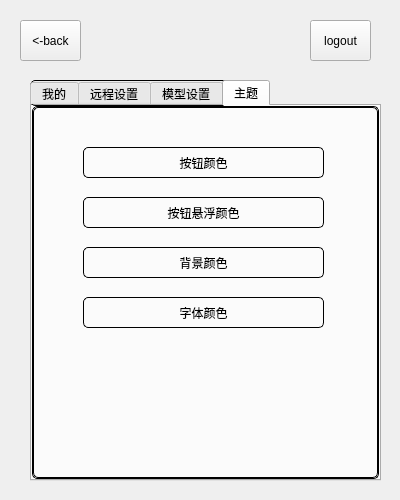
<?xml version="1.0" encoding="UTF-8"?>
<ui version="4.0">
 <class>Form</class>
 <widget class="QWidget" name="Form">
  <property name="geometry">
   <rect>
    <x>0</x>
    <y>0</y>
    <width>400</width>
    <height>500</height>
   </rect>
  </property>
  <property name="minimumSize">
   <size>
    <width>400</width>
    <height>500</height>
   </size>
  </property>
  <property name="maximumSize">
   <size>
    <width>400</width>
    <height>500</height>
   </size>
  </property>
  <property name="windowTitle">
   <string>Form</string>
  </property>
  <widget class="QToolButton" name="back2homeBtn">
   <property name="geometry">
    <rect>
     <x>20</x>
     <y>20</y>
     <width>61</width>
     <height>41</height>
    </rect>
   </property>
   <property name="cursor">
    <cursorShape>PointingHandCursor</cursorShape>
   </property>
   <property name="styleSheet">
    <string notr="true"/>
   </property>
   <property name="text">
    <string>&lt;-back</string>
   </property>
  </widget>
  <widget class="QTabWidget" name="tabWidget">
   <property name="geometry">
    <rect>
     <x>30</x>
     <y>80</y>
     <width>351</width>
     <height>401</height>
    </rect>
   </property>
   <property name="styleSheet">
    <string notr="true">border:1px solid black;
border-radius:5px;</string>
   </property>
   <property name="currentIndex">
    <number>3</number>
   </property>
   <widget class="QWidget" name="tab">
    <attribute name="title">
     <string>我的</string>
    </attribute>
    <widget class="QLineEdit" name="usernameLineEdit">
     <property name="geometry">
      <rect>
       <x>50</x>
       <y>40</y>
       <width>241</width>
       <height>31</height>
      </rect>
     </property>
     <property name="styleSheet">
      <string notr="true"/>
     </property>
     <property name="text">
      <string>admin</string>
     </property>
     <property name="placeholderText">
      <string>用户名</string>
     </property>
    </widget>
    <widget class="QLineEdit" name="passwordLineEdit">
     <property name="geometry">
      <rect>
       <x>50</x>
       <y>90</y>
       <width>241</width>
       <height>31</height>
      </rect>
     </property>
     <property name="text">
      <string>admin123</string>
     </property>
     <property name="placeholderText">
      <string>密码</string>
     </property>
    </widget>
    <widget class="QPushButton" name="saveUserInfoBtn">
     <property name="geometry">
      <rect>
       <x>50</x>
       <y>310</y>
       <width>241</width>
       <height>38</height>
      </rect>
     </property>
     <property name="styleSheet">
      <string notr="true"/>
     </property>
     <property name="text">
      <string>保存</string>
     </property>
    </widget>
    <widget class="QTextEdit" name="profileTextEdit">
     <property name="geometry">
      <rect>
       <x>50</x>
       <y>140</y>
       <width>241</width>
       <height>151</height>
      </rect>
     </property>
     <property name="placeholderText">
      <string>用户画像，介绍一下你自己，越清晰详细越好，将会提供给大模型进行参考，给出个性化分数</string>
     </property>
    </widget>
   </widget>
   <widget class="QWidget" name="tab_3">
    <attribute name="title">
     <string>远程设置</string>
    </attribute>
    <widget class="QLineEdit" name="remoteUrlLineEdit">
     <property name="geometry">
      <rect>
       <x>50</x>
       <y>30</y>
       <width>241</width>
       <height>31</height>
      </rect>
     </property>
     <property name="styleSheet">
      <string notr="true"/>
     </property>
     <property name="text">
      <string/>
     </property>
     <property name="placeholderText">
      <string>远程链接</string>
     </property>
    </widget>
    <widget class="QPushButton" name="saveRemoteBtn">
     <property name="geometry">
      <rect>
       <x>50</x>
       <y>90</y>
       <width>241</width>
       <height>38</height>
      </rect>
     </property>
     <property name="styleSheet">
      <string notr="true"/>
     </property>
     <property name="text">
      <string>保存</string>
     </property>
    </widget>
   </widget>
   <widget class="QWidget" name="tab_2">
    <attribute name="title">
     <string>模型设置</string>
    </attribute>
    <widget class="QLineEdit" name="providerLineEdit">
     <property name="geometry">
      <rect>
       <x>120</x>
       <y>40</y>
       <width>201</width>
       <height>31</height>
      </rect>
     </property>
     <property name="text">
      <string>openai</string>
     </property>
     <property name="placeholderText">
      <string>端点</string>
     </property>
    </widget>
    <widget class="QLineEdit" name="urlLineEdit">
     <property name="geometry">
      <rect>
       <x>120</x>
       <y>120</y>
       <width>201</width>
       <height>31</height>
      </rect>
     </property>
     <property name="text">
      <string>https://api.openai.com/v1</string>
     </property>
     <property name="placeholderText">
      <string>端点</string>
     </property>
    </widget>
    <widget class="QLineEdit" name="modelLineEdit">
     <property name="geometry">
      <rect>
       <x>120</x>
       <y>80</y>
       <width>201</width>
       <height>31</height>
      </rect>
     </property>
     <property name="text">
      <string>deepseek-chat</string>
     </property>
     <property name="placeholderText">
      <string>端点</string>
     </property>
    </widget>
    <widget class="QLineEdit" name="apikeyLineEdit">
     <property name="geometry">
      <rect>
       <x>120</x>
       <y>160</y>
       <width>201</width>
       <height>31</height>
      </rect>
     </property>
     <property name="text">
      <string>sk-a6ae756840b146e4aab7020c0865041d</string>
     </property>
     <property name="placeholderText">
      <string>端点</string>
     </property>
    </widget>
    <widget class="QLabel" name="label">
     <property name="geometry">
      <rect>
       <x>50</x>
       <y>50</y>
       <width>53</width>
       <height>15</height>
      </rect>
     </property>
     <property name="styleSheet">
      <string notr="true">border:0px;</string>
     </property>
     <property name="text">
      <string>端点：</string>
     </property>
    </widget>
    <widget class="QLabel" name="label_2">
     <property name="geometry">
      <rect>
       <x>50</x>
       <y>90</y>
       <width>53</width>
       <height>15</height>
      </rect>
     </property>
     <property name="styleSheet">
      <string notr="true">border:0px;</string>
     </property>
     <property name="text">
      <string>模型：</string>
     </property>
    </widget>
    <widget class="QLabel" name="label_3">
     <property name="geometry">
      <rect>
       <x>50</x>
       <y>130</y>
       <width>53</width>
       <height>15</height>
      </rect>
     </property>
     <property name="styleSheet">
      <string notr="true">border:0px;</string>
     </property>
     <property name="text">
      <string>url：</string>
     </property>
    </widget>
    <widget class="QLabel" name="label_4">
     <property name="geometry">
      <rect>
       <x>50</x>
       <y>170</y>
       <width>53</width>
       <height>15</height>
      </rect>
     </property>
     <property name="styleSheet">
      <string notr="true">border:0px;</string>
     </property>
     <property name="text">
      <string>密钥：</string>
     </property>
    </widget>
    <widget class="QPushButton" name="saveModelBtn">
     <property name="geometry">
      <rect>
       <x>60</x>
       <y>320</y>
       <width>241</width>
       <height>31</height>
      </rect>
     </property>
     <property name="styleSheet">
      <string notr="true"/>
     </property>
     <property name="text">
      <string>保存</string>
     </property>
    </widget>
    <widget class="QLabel" name="label_5">
     <property name="geometry">
      <rect>
       <x>30</x>
       <y>210</y>
       <width>53</width>
       <height>15</height>
      </rect>
     </property>
     <property name="styleSheet">
      <string notr="true">border:0px;</string>
     </property>
     <property name="text">
      <string>prompt：</string>
     </property>
    </widget>
    <widget class="QTextEdit" name="genScorePromptTextEdit">
     <property name="geometry">
      <rect>
       <x>120</x>
       <y>200</y>
       <width>201</width>
       <height>111</height>
      </rect>
     </property>
    </widget>
   </widget>
   <widget class="QWidget" name="tab_4">
    <attribute name="title">
     <string>主题</string>
    </attribute>
    <widget class="QToolButton" name="buttonColorBtn">
     <property name="geometry">
      <rect>
       <x>50</x>
       <y>40</y>
       <width>241</width>
       <height>31</height>
      </rect>
     </property>
     <property name="cursor">
      <cursorShape>PointingHandCursor</cursorShape>
     </property>
     <property name="styleSheet">
      <string notr="true"/>
     </property>
     <property name="text">
      <string>按钮颜色</string>
     </property>
    </widget>
    <widget class="QToolButton" name="buttonHoverColorBtn">
     <property name="geometry">
      <rect>
       <x>50</x>
       <y>90</y>
       <width>241</width>
       <height>31</height>
      </rect>
     </property>
     <property name="cursor">
      <cursorShape>PointingHandCursor</cursorShape>
     </property>
     <property name="styleSheet">
      <string notr="true"/>
     </property>
     <property name="text">
      <string>按钮悬浮颜色</string>
     </property>
    </widget>
    <widget class="QToolButton" name="backgroundColorBtn">
     <property name="geometry">
      <rect>
       <x>50</x>
       <y>140</y>
       <width>241</width>
       <height>31</height>
      </rect>
     </property>
     <property name="cursor">
      <cursorShape>PointingHandCursor</cursorShape>
     </property>
     <property name="styleSheet">
      <string notr="true"/>
     </property>
     <property name="text">
      <string>背景颜色</string>
     </property>
    </widget>
    <widget class="QToolButton" name="fontColorBtn">
     <property name="geometry">
      <rect>
       <x>50</x>
       <y>190</y>
       <width>241</width>
       <height>31</height>
      </rect>
     </property>
     <property name="cursor">
      <cursorShape>PointingHandCursor</cursorShape>
     </property>
     <property name="styleSheet">
      <string notr="true"/>
     </property>
     <property name="text">
      <string>字体颜色</string>
     </property>
    </widget>
   </widget>
  </widget>
  <widget class="QToolButton" name="logoutBtn">
   <property name="geometry">
    <rect>
     <x>310</x>
     <y>20</y>
     <width>61</width>
     <height>41</height>
    </rect>
   </property>
   <property name="cursor">
    <cursorShape>PointingHandCursor</cursorShape>
   </property>
   <property name="styleSheet">
    <string notr="true"/>
   </property>
   <property name="text">
    <string>logout</string>
   </property>
  </widget>
 </widget>
 <resources>
  <include location="src/resources.qrc"/>
 </resources>
 <connections/>
</ui>
